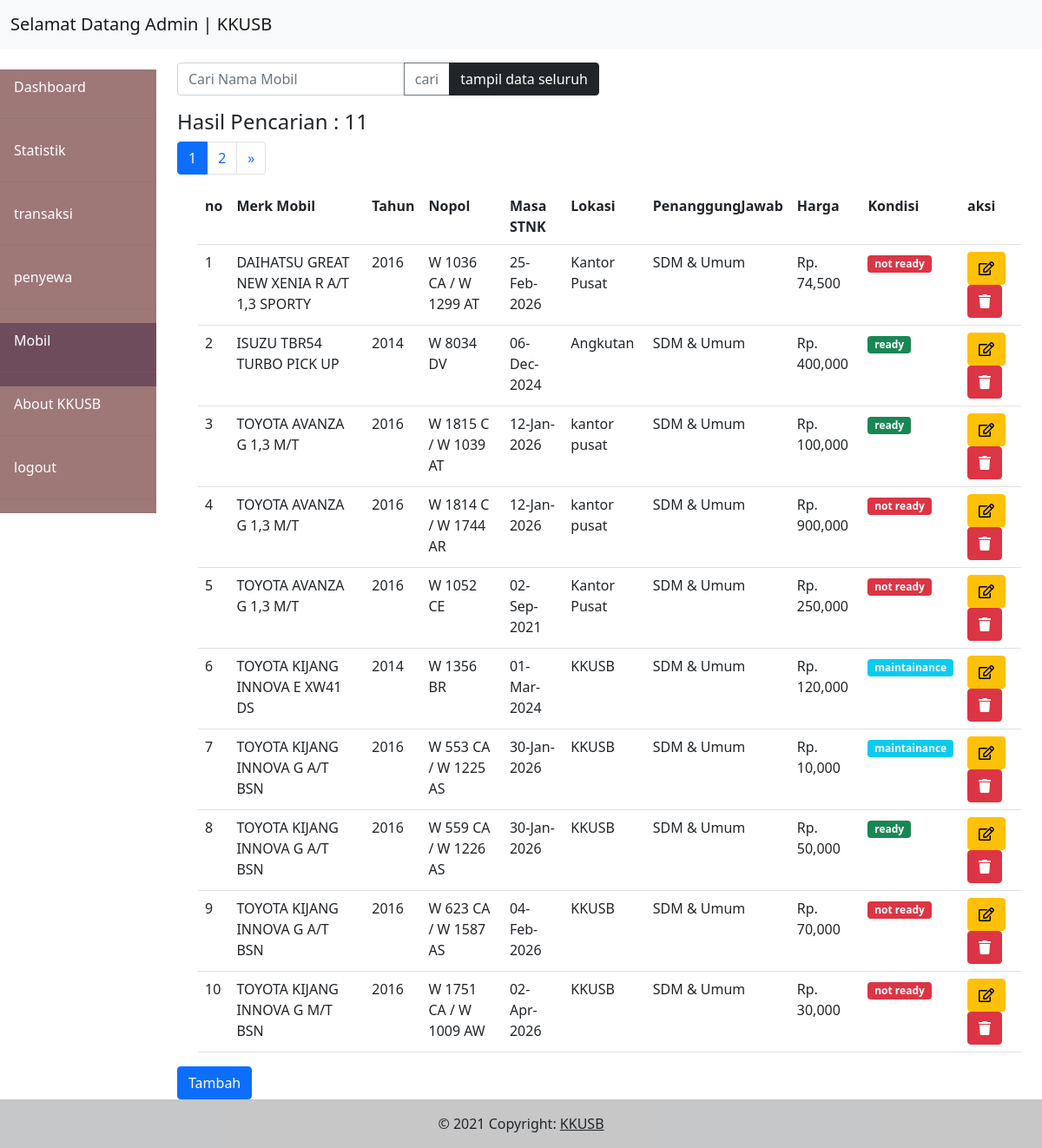
The app's page /mobil with its own data.
### tables this page shows
CREATE TABLE `mobil` (
  `id_mobil` int(11) NOT NULL,
  `merk` varchar(110) NOT NULL,
  `tahun` int(4) NOT NULL,
  `nopol` varchar(110) NOT NULL,
  `masa_stnk` varchar(110) NOT NULL,
  `lokasi` varchar(110) NOT NULL,
  `penanggungjawab` varchar(100) NOT NULL,
  `kondisi` varchar(100) NOT NULL,
  `harga` int(11) NOT NULL
);

### application/controllers/Mobil.php (called while the page is built, shortened)
<?php
class Mobil extends CI_Controller
{
  public function __construct()
  {
    parent::__construct();
    $this->load->model('mobil_model');
  }
  public function index()
  {
    $data['judul'] = 'Daftar mobil';
    if ($this->input->post('keyword')) {
      $data['keyword'] =  $this->input->post('keyword');
      $this->session->set_userdata('keyword', $data['keyword']);
    } else {
      $data['keyword'] = $this->session->userdata('keyword');
    }
    $config['total_rows'] = $this->mobil_model->getJumlahDatamobil($data['keyword']);
    $data['pencarian'] = $config['total_rows'];
    $config['per_page'] = 10;
    if ($config['total_rows'] <= $config['per_page']) {
      $data['start'] = 0;
    } elseif ($config['total_rows'] <= $this->uri->segment(3)) {
      $data['start'] = $this->uri->segment(3) - $config['per_page'];
    } else {
      $data['start'] = $this->uri->segment(3);
    }
    $data['mobil'] = $this->mobil_model->getTampilmobilPagination($config['per_page'], $data['start'], $data['keyword']);
    $this->load->view('templates/header', $data);
    $this->load->view('templates/sidebar');
    $this->load->view('mobil', $data);
    $this->load->view('templates/footer');
  }
}

### index.php (called while the page is built, shortened)
<?php
require_once BASEPATH.'core/CodeIgniter.php';

### application/config/config.php (called while the page is built, shortened)
<?php
$config['base_url'] = 'http://localhost/rentalmobil/';
$config['index_page'] = 'index.php';
$config['uri_protocol']  = 'REQUEST_URI';
$config['url_suffix'] = '';
$config['language']  = 'english';
$config['charset'] = 'UTF-8';
$config['enable_hooks'] = FALSE;
$config['subclass_prefix'] = 'MY_';
$config['composer_autoload'] = 'vendor/autoload.php';
$config['permitted_uri_chars'] = 'a-z 0-9~%.:_\-';
$config['enable_query_strings'] = FALSE;
$config['controller_trigger'] = 'c';
$config['function_trigger'] = 'm';
$config['directory_trigger'] = 'd';
$config['allow_get_array'] = TRUE;
$config['log_threshold'] = 0;
$config['log_path'] = '';
$config['log_file_extension'] = '';
$config['log_file_permissions'] = 0644;
$config['log_date_format'] = 'Y-m-d H:i:s';
$config['error_views_path'] = '';
$config['cache_path'] = '';
$config['cache_query_string'] = FALSE;
$config['encryption_key'] = '';
$config['sess_driver'] = 'files';
$config['sess_cookie_name'] = 'ci_session';
$config['sess_expiration'] = 7200;
$config['sess_save_path'] = NULL;
$config['sess_match_ip'] = FALSE;
$config['sess_time_to_update'] = 300;
$config['sess_regenerate_destroy'] = FALSE;
$config['cookie_prefix']  = '';
$config['cookie_domain']  = '';
$config['cookie_path']    = '/';
$config['cookie_secure']  = FALSE;
$config['cookie_httponly']   = FALSE;
$config['standardize_newlines'] = FALSE;
$config['global_xss_filtering'] = FALSE;
$config['csrf_protection'] = FALSE;
$config['csrf_token_name'] = 'csrf_test_name';
$config['csrf_cookie_name'] = 'csrf_cookie_name';
$config['csrf_expire'] = 7200;
$config['csrf_regenerate'] = TRUE;
$config['csrf_exclude_uris'] = array();
$config['compress_output'] = FALSE;
$config['time_reference'] = 'local';
$config['rewrite_short_tags'] = FALSE;
$config['proxy_ips'] = '';

### application/models/mobil_model.php (called while the page is built, shortened)
<?php
class mobil_model extends CI_Model
{
  public function getTampilmobilPagination($limit, $start, $keyword)
  {
    if ($keyword) {
      $this->db->order_by('merk', 'ASC');
      $this->db->like('merk', $keyword);
      $this->db->or_like('nopol', $keyword);
      return $this->db->get('mobil', $limit, $start)->result_array();
    } else {
      $this->db->order_by('merk', 'ASC');
      return $this->db->get('mobil', $limit, $start)->result_array();
    }
  }
}

### application/views/mobil.php (the view, shortened to what this page needs)
<div class="col-md-10">
  <section class="content">
    <div class="row mt-3">
      <div class="col-md-6">
        <form action="" method="POST">
          <div class="input-group mb-3">
            <input type="text" class="form-control" placeholder="Cari Nama Mobil" name="keyword">
            <button class="btn btn-outline-secondary" type="submit">cari</button>
            <a href="<?php echo base_url() ?>close/mobil" class="btn btn-dark">tampil data seluruh</a>
          </div>
        </form>
      </div>
    </div>
    <h4>Hasil Pencarian : <?php echo $pencarian ?></h4>
    <?php echo $this->pagination->create_links(); ?>
    <div class="container">
      <table class="table">
        <tr>
          <th>no</th>
          <th>Merk Mobil</th>
          <th>Tahun</th>
          <th>Nopol</th>
          <th>Masa STNK</th>
          <th>Lokasi</th>
          <th>PenanggungJawab</th>
          <th>Harga</th>
          <th>Kondisi</th>
          <th>aksi</th>
        </tr>
        <?php if ($mobil !== []) : ?>
          <?php foreach ($mobil as $m) : ?>
            <tr>
              <td><?php echo ++$start ?></td>
              <td><?php echo $m['merk'] ?></td>
              <td><?php echo $m['tahun'] ?></td>
              <td><?php echo $m['nopol'] ?></td>
              <td><?php echo date('d-M-Y', strtotime($m['masa_stnk'])) ?></td>
              <td><?php echo $m['lokasi'] ?></td>
              <td><?php echo $m['penanggungjawab'] ?></td>
              <td>Rp. <?php echo number_format($m['harga']) ?></td>
              <?php if ($m['kondisi'] === 'ready') : ?>
                <td><span class="badge badge-pill bg-success"><?php echo $m['kondisi'] ?></span></td>
              <?php elseif ($m['kondisi'] === 'not ready') : ?>
                <td><span class="badge badge-pill bg-danger"><?php echo $m['kondisi'] ?></span></td>
              <?php else : ?>
                <td><span class="badge badge-pill bg-info"><?php echo $m['kondisi'] ?></span></td>
              <?php endif ?>
              <td>
                <a href="<?php echo base_url() ?>mobil/ubahmobil/<?php echo $m['id_mobil'] ?>" class="btn btn-warning"><i class="far fa-edit"></i></a>
                <a href="<?php echo base_url() ?>mobil/hapusmobil/<?php echo $m['id_mobil'] ?>" class="btn btn-danger" onclick="return confirm('apakah anda yakin?')"><i class="fas fa-trash"></i></a>
              </td>
            <?php endforeach; ?>
          <?php else : ?>
            <td colspan="10" style="text-align: center; color:red;">DATA TIDAK ADA</td>
          <?php endif; ?>
      </table>
    </div>
    <button type="button" class="btn btn-primary" data-bs-toggle="modal" data-bs-target="#exampleModal">
      Tambah
    </button>
  </section>
</div>

### application/config/pagination.php (shortened to what this page needs)
<?php
$config['full_tag_open'] = '<nav> <ul class="pagination">';
$config['full_tag_close'] = '</ul> </nav>';
$config['first_link'] = 'pertama';
$config['first_tag_open'] = '<li class="page-item">';
$config['first_tag_close'] = '</li>';
$config['last_link'] = 'terakhir';
$config['last_tag_open'] = '<li class="page-item">';
$config['last_tag_close'] = '</li>';
$config['next_link'] = '&raquo';
$config['next_tag_open'] = '<li class="page-item">';
$config['next_tag_close'] = '</li>';
$config['prev_link'] = '&laquo';
$config['cur_tag_open'] = '<li class="page-item active"><a class="page-link" href="#">';
$config['cur_tag_close'] = '</a></li>';
$config['num_tag_open'] = '<li class="page-item">';
$config['num_tag_close'] = '</li>';

### application/views/templates/header.php (shortened to what this page needs)
<!doctype html>
<html lang="en">
<head>
  <link href="https://cdn.jsdelivr.net/npm/bootstrap@5.0.0-beta3/dist/css/bootstrap.min.css" rel="stylesheet">
  <link rel="stylesheet" href="https://cdnjs.cloudflare.com/ajax/libs/font-awesome/5.15.3/css/all.min.css" />
</head>
<body>
  <nav class="navbar navbar-expand-lg navbar-light bg-light">
    <div class="container-fluid">
      <a class="navbar-brand" href="#">Selamat Datang Admin | KKUSB</a>
    </div>
  </nav>

### application/views/templates/sidebar.php (shortened to what this page needs)
<div class="row">
  <div class="col-md-2 mt-2 pr-10 pt-3" id="sdbr">
    <ul class="nav flex-column mb-5">
      <li class="nav-item <?php if ($this->uri->segment(1) === 'halo') {
                            echo "telahditekan";
                          } ?>" id='sidebar'>
        <a class="nav-link text-white" href="<?php echo base_url() ?>halo">Dashboard</a>
        <hr class="bg-secondary">
      </li>
      <li class="nav-item <?php if ($this->uri->segment(1) === 'statistik') {
                            echo "telahditekan";
                          } ?>" id='sidebar'>
        <a class=" nav-link text-white" aria-current="page" href=" <?php echo base_url() ?>statistik">Statistik</a>
        <hr class="bg-secondary">
      </li>
      <li class="nav-item <?php if ($this->uri->segment(1) === 'transaksi') {
                            echo "telahditekan";
                          } ?>" id="sidebar">
        <a class="nav-link text-white" href="<?php echo base_url() ?>transaksi">transaksi</a>
        <hr class="bg-secondary">
      </li>
      <li class="nav-item <?php if ($this->uri->segment(1) === 'penyewa') {
                            echo "telahditekan";
                          } ?>" id="sidebar">
        <a class="nav-link text-white" href="<?php echo base_url() ?>penyewa">penyewa</a>
        <hr class="bg-secondary">
      </li>
      <li class="nav-item <?php if ($this->uri->segment(1) === 'mobil') {
                            echo "telahditekan";
                          } ?>"" id=" sidebar">
        <a class="nav-link text-white" href="<?php echo base_url() ?>mobil">Mobil</a>
        <hr class="bg-secondary">
      </li>
      <li class="nav-item <?php if ($this->uri->segment(1) === 'about') {
                            echo "telahditekan";
                          } ?>" id="sidebar">
        <a class="nav-link text-white" href="<?php echo base_url() ?>about">About KKUSB</a>
        <hr class="bg-secondary">
      </li>
      <li class="nav-item" id="sidebar">
        <a class="nav-link text-white" href="<?php echo base_url() ?>close/logout">logout</a>
        <hr class="bg-secondary">
      </li>
    </ul>
  </div>

### application/views/templates/footer.php (shortened to what this page needs)
<footer class="bg-light text-center text-lg-start">
  <div class="text-center p-3" style="background-color: rgba(0, 0, 0, 0.2);">
    © 2021 Copyright:
    <a class="text-dark" href=" https://www.silog.co.id/" target="blank">KKUSB</a>
  </div>
</footer>
<link rel="stylesheet" href="https://cdn.jsdelivr.net/npm/bootstrap-select@1.13.14/dist/css/bootstrap-select.min.css">
</body>
</html>

### application/views/templates/sidebar.php (style rules this page uses)
.nav-item { background-color: #9E7777; }
.nav-item.telahditekan { background-color: #6F4C5B; }

### records on screen
mobil: merk "DAIHATSU GREAT NEW XENIA R A/T 1,3 SPORTY", tahun "2016", nopol "W 1036 CA / W 1299 AT", masa_stnk "25-Feb-2026", lokasi "Kantor Pusat", penanggungjawab "SDM & Umum", harga "74,500", kondisi "not ready"
mobil: merk "ISUZU TBR54 TURBO PICK UP", tahun "2014", nopol "W 8034 DV", masa_stnk "06-Dec-2024", lokasi "Angkutan", penanggungjawab "SDM & Umum", harga "400,000", kondisi "ready"
mobil: merk "TOYOTA AVANZA G 1,3 M/T", tahun "2016", nopol "W 1815 C / W 1039 AT", masa_stnk "12-Jan-2026", lokasi "kantor pusat", penanggungjawab "SDM & Umum", harga "100,000", kondisi "ready"
mobil: merk "TOYOTA AVANZA G 1,3 M/T", tahun "2016", nopol "W 1814 C / W 1744 AR", masa_stnk "12-Jan-2026", lokasi "kantor pusat", penanggungjawab "SDM & Umum", harga "900,000", kondisi "not ready"
mobil: merk "TOYOTA AVANZA G 1,3 M/T", tahun "2016", nopol "W 1052 CE", masa_stnk "02-Sep-2021", lokasi "Kantor Pusat", penanggungjawab "SDM & Umum", harga "250,000", kondisi "not ready"
mobil: merk "TOYOTA KIJANG INNOVA E XW41 DS", tahun "2014", nopol "W 1356 BR", masa_stnk "01-Mar-2024", lokasi "KKUSB", penanggungjawab "SDM & Umum", harga "120,000", kondisi "maintainance"
mobil: merk "TOYOTA KIJANG INNOVA G A/T BSN", tahun "2016", nopol "W 553 CA / W 1225 AS", masa_stnk "30-Jan-2026", lokasi "KKUSB", penanggungjawab "SDM & Umum", harga "10,000", kondisi "maintainance"
mobil: merk "TOYOTA KIJANG INNOVA G A/T BSN", tahun "2016", nopol "W 559 CA / W 1226 AS", masa_stnk "30-Jan-2026", lokasi "KKUSB", penanggungjawab "SDM & Umum", harga "50,000", kondisi "ready"
mobil: merk "TOYOTA KIJANG INNOVA G A/T BSN", tahun "2016", nopol "W 623 CA / W 1587 AS", masa_stnk "04-Feb-2026", lokasi "KKUSB", penanggungjawab "SDM & Umum", harga "70,000", kondisi "not ready"
mobil: merk "TOYOTA KIJANG INNOVA G M/T BSN", tahun "2016", nopol "W 1751 CA / W 1009 AW", masa_stnk "02-Apr-2026", lokasi "KKUSB", penanggungjawab "SDM & Umum", harga "30,000", kondisi "not ready"

### other values on screen
$pencarian "11"
$this->pagination->create_links() "1 2 »"
